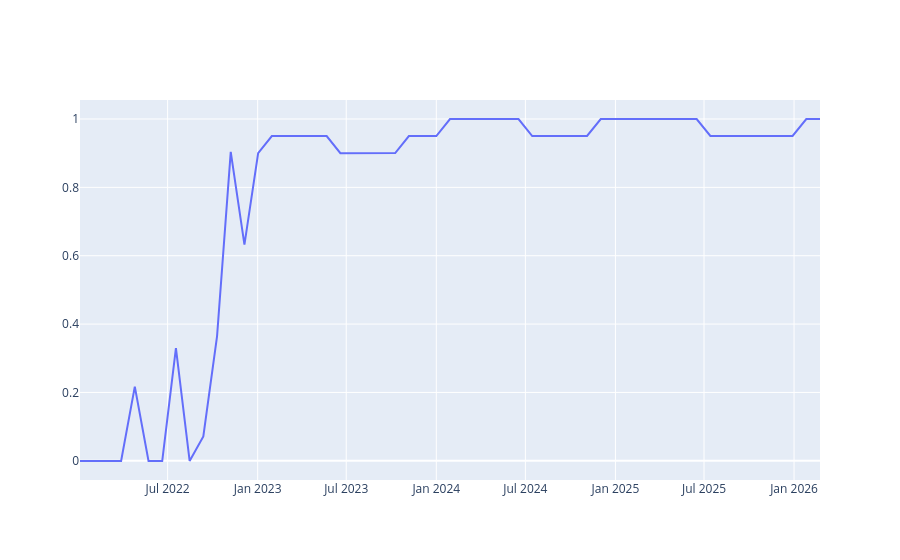

Notebook code for this chart:
### Code cell
import pandas as pd
import numpy as np
df_median = pd.read_parquet('../sim_results/0d_test_2/median_objectives')
df = df_median.loc[('val', 'mean')]
sim_id = df.iloc[df.value.argmax()]['sim_id']
df_hist = pd.read_parquet('../sim_results/0d_test_2/holdings/sim_{}.parquet'.format(sim_id)).set_index('date').drop('sim_id', axis = 1)
df_pop = pd.read_parquet('s3://jdinvestment/0d_test_2/populations/gen_20.parquet')
df_ind = df_pop.loc[sim_id]
pop_index = np.where(df_pop.index == sim_id)
print(pop_index)

import plotly.graph_objects as go
fig = go.Figure()
fig.add_trace(go.Scatter(x = df_hist.index, y = df_hist.GIC/df_hist.sum(axis = 1)))
fig.show()
